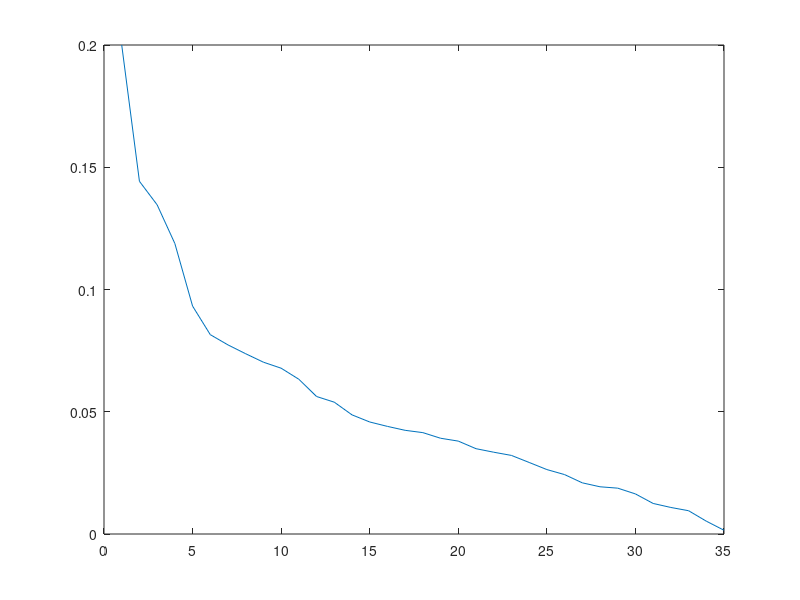

This chart was generated by the following MATLAB code: (Note: this script raises an error after producing the figure.)
function Validator()
    
   M = load('dati.mat'); 
   Numeric = [M.VarName11 M.VarName14 M.VarName15 M.VarName2 M.VarName3 M.VarName8];
   oh_b = oneHotEncoding(M.b);
   oh_f = oneHotEncoding(M.f);
   oh_g = oneHotEncoding(M.g);
   oh_g1 = oneHotEncoding(M.g1);
   oh_t = oneHotEncoding(M.t);
   oh_t1 = oneHotEncoding(M.t1);
   oh_u = oneHotEncoding(M.u);
   oh_v = oneHotEncoding(M.v);
   oh_w = oneHotEncoding(M.w);
   
   designMatrix = [Numeric, oh_b, oh_f, oh_g, oh_g1, oh_t, oh_t1, oh_u, oh_v, oh_w];
   designMatrix = standardize(designMatrix);
   stdY = editY(M.VarName16);
   
   samples = size(designMatrix, 1);
   perm = randperm(samples);
   designMatrix = designMatrix(perm, :);
   stdY = stdY(perm, :);
   
   nonTestSamples = int64(samples*0.8);
   testSamples = samples - nonTestSamples;
   
   testMatrix = designMatrix(nonTestSamples:end, :);
   designMatrix = designMatrix(1:nonTestSamples, :);
   testY = stdY(nonTestSamples:end, :);
   stdY = stdY(1:nonTestSamples, :);
   
   % Principal Component Analysis
   [coeff, newDesignMatrix, pcVariance] = pca(designMatrix);
   
   pcVariance = pcVariance ./ (pcVariance(1, 1)*5);
   
   plot(1:size(pcVariance), pcVariance)
   hold on
   
   errRates = zeros(16, 7, 5);
   
   for c=34:34
   %scatter( [20     24      25      26      27      28      29      30      31      32      33      34      35      46], ...
   %         [0.1270 0.1224  0.1179  0.1179  0.1163  0.1149  0.1195  0.1193  0.1178  0.1178  0.1162  0.1194  0.1194  0.1210])
   %set(gca,'XTick',1:size(pcVariance));
   
   %hold off
   %figure
   
   %gscatter(newDesignMatrix(:, 1), newDesignMatrix(:, 2), stdY, 'rb','..', 7, 'off')
   
    sprintf('c ha il valore %d\n', c)
   
    designMatrix = newDesignMatrix(:, 1:c);
    
    for j=1:5
        errRates(c-19, 1, j) = DLDA(designMatrix, stdY);
        scatter(ones(5, 1).*c, errRates(c-19, 1, :))
        
        errRates(c-19, 2, j) = LDA(designMatrix, stdY);
        scatter(ones(5, 1).*c, errRates(c-19, 2, :))
        
        errRates(c-19, 3, j) = QDA(designMatrix, stdY);
        scatter(ones(5, 1).*c, errRates(c-19, 3, :))
        
        errRates(c-19, 4, j) = LLogReg(designMatrix, stdY);
        scatter(ones(5, 1).*c, errRates(c-19, 4, :))
        
        errRates(c-19, 5, j) = QLogReg(designMatrix, stdY);
        scatter(ones(5, 1).*c, errRates(c-19, 5, :))
        
        errRates(c-19, 6, j) = LLogRegReg(designMatrix, stdY);
        scatter(ones(5, 1).*c, errRates(c-19, 6, :))
        
        errRates(c-19, 7, j) = QLogRegReg(designMatrix, stdY);
        scatter(ones(5, 1).*c, errRates(c-19, 7, :))
        
    end
    
    set(gca,'XTick',1:size(pcVariance));
    hold on
    
   end

   figure
   
   % 20 -> 0.1270
   % 24 -> 0.1224
   % 25 -> 0.1179 0.1129
   % 26 -> 0.1179
   % 27 -> 0.1163
   % 28 -> 0.1149
   % 29 -> 0.1195
   % 30 -> 0.1193
   % 31 -> 0.1178
   % 32 -> 0.1178
   % 33 -> 0.1162
   % 34 -> 0.1194
   % 35 -> 0.1194
   % without pca -> 0.1210 0.1072
   % designMatrix = newDesignMatrix(:, 1:25);
   
   
   
   [~, features] = size(designMatrix);
   
   numFeatures = 5;
   padding = 0.5;
   margin = 0.005;
   pointSize = 3;
   f = 0;
   
   for i=1:numFeatures
        for j=1:numFeatures
            subplot('Position', [(i-1)/numFeatures+margin 1-(j)/numFeatures+margin 1/numFeatures-2*margin 1/numFeatures-2*margin])
            if(i == j)
                gscatter([-900 800]', [800 -400], [0 1], 'gb', '..', pointSize, 'off')
            else
                gscatter(designMatrix(:,i+f), designMatrix(:,j+f), stdY, 'rb','..', pointSize, 'off')
            end
            axis([min(designMatrix(:, i+f))-padding max(designMatrix(:,i+f))+padding min(designMatrix(:, j+f))-padding max(designMatrix(:,j+f))+padding])
            set(gca,'YTick',[]);
            set(gca,'XTick',[]);
            
            %title(sprintf('%d -- %d', i,j))
        end
   end
   
   %return
   
   %{
   for i=1:6
        scatter(stdNumeric(:, i), stdY)
        title(sprintf('Feature %d', i))
        figure
   end
   %}
   
   % trainingSize = 550
   
   % trainingX = designMatrix(1:trainingSize, :);
   % trainingY = stdY(1:trainingSize);
   % testX = designMatrix(trainingSize:end, :);
   % testY = stdY(trainingSize:end);
   
   % model = logregFit(trainingX, trainingY);
   % [yhat, prob] = logregPredict(model, testX);
   % errRateLogReg = 1 - (sum(yhat == testY)/rows(testY))
   
   % using 10-fold cross validation
   %}
   
    
   %{
   trainingSize = 550;
   
   trainingX = designMatrix2(1:trainingSize, :);
   trainingY = stdY(1:trainingSize);
   testX = designMatrix2(trainingSize:end, :);
   testY = stdY(trainingSize:end);
   
   logReg(trainingX, trainingY, testX, testY, 15.22);   
   %}
end


function errRate = DLDA(designMatrix, stdY)
    
   % -------- Linear Discriminant Analysis --------------------------------
   
   result = fitcdiscr(designMatrix, stdY, 'DiscrimType', 'diagLinear');
   ee = crossval(result);
   allDLDA = kfoldLoss(ee, 'mode', 'individual', 'folds', 5);
   avgDLDA = mean(allDLDA);
   
   disp('-------- Diagonal Linear Discriminant Analysis --------------------------------');
   fprintf('\n\terror rate:\t%f\n\n',avgDLDA);
   fprintf('----------------------------------------------------------------------\n\n');
   
   errRate = avgDLDA;
   
   % ----------------------------------------------------------------------
end


function errRate = LDA(designMatrix, stdY)

   % -------- Linear Discriminant Analysis --------------------------------
   
   result = fitcdiscr(designMatrix, stdY);
   ee = crossval(result);
   allLDA = kfoldLoss(ee, 'mode', 'individual', 'folds', 5);
   avgLDA = mean(allLDA);
   
   disp('-------- Linear Discriminant Analysis --------------------------------');
   fprintf('\n\terror rate:\t%f\n\n',avgLDA);
   fprintf('----------------------------------------------------------------------\n\n');
   
   errRate = avgLDA;
   
   % ----------------------------------------------------------------------

end

function errRate = QDA(designMatrix, stdY) 

   % -------- Quadratic Discriminant Analysis -----------------------------
   
   % pseudoQuadratic poich? tutte le istanze che per y hanno '-', per la
   % feature g hanno un valore diverso da gg, dunque la varianza di tale
   % insieme ? nulla
   result = fitcdiscr(designMatrix, stdY, 'DiscrimType', 'pseudoQuadratic');
   ee = crossval(result);
   allQDA = kfoldLoss(ee, 'mode', 'individual', 'folds', 5);
   avgQDA = mean(allQDA);
   
   disp('-------- Quadratic Discriminant Analysis -----------------------------');
   fprintf('\n\terror rate:\t%f\n\n',avgQDA);
   fprintf('----------------------------------------------------------------------\n\n');
   
   errRate = avgQDA;
   
   % ----------------------------------------------------------------------
end

function errRate = LLogReg(designMatrix, stdY)
    % -------- Logistic Regression with Linear Decision Boundary -----------
   
  LOGREG = @(XTRAIN, YTRAIN, XTEST, YTEST) logReg(XTRAIN, YTRAIN, XTEST, YTEST, 0);
   
   allLogReg = crossval(LOGREG, designMatrix, stdY, 'kfold', 5);
   avgLogReg = mean(allLogReg);
   
   disp('-------- Logistic Regression with Linear Decision Boundary -----------');
   fprintf('\n\terror rate:\t%f\n\n',avgLogReg);
   fprintf('----------------------------------------------------------------------\n\n');
   
   errRate = avgLogReg;
   
   % ----------------------------------------------------------------------
end

function quadMatrix = quad(designMatrix)
    designMatrix2 = designMatrix;
    
   [~, features] = size(designMatrix);
   
    for i=1:features
       col = designMatrix(:, i);
       matr = col(:, ones(1, features-i+1));
       quadMatrix = designMatrix(:, i:features).*matr;
       designMatrix2 = [designMatrix2, quadMatrix];
    end
    
    quadMatrix = designMatrix2;
end

function errRate =  QLogReg(designMatrix, stdY)

   % -------- Logistic Regression with Quadratic Decision Boundary --------
   
  LOGREG = @(XTRAIN, YTRAIN, XTEST, YTEST) logReg(XTRAIN, YTRAIN, XTEST, YTEST, 0);
   
   designMatrix2 = quad(designMatrix);
   
   allLogReg2 = crossval(LOGREG, designMatrix2, stdY, 'kfold', 5);
   avgLogReg2 = mean(allLogReg2);
   
   disp('-------- Logistic Regression with Quadratic Decision Boundary --------');
   fprintf('\n\terror rate:\t%f\n\n',avgLogReg2);
   fprintf('----------------------------------------------------------------------\n\n');
   
   errRate = avgLogReg2;
   
   % ----------------------------------------------------------------------

end

function errRate = LLogRegReg(designMatrix, stdY)


   % Logistic Regression with Linear Decision Boundary and Regularization -
   
   ls = linspace(0,20,500);
   best = 0;
   avgLogRegR = 1;
   for i=1:500
       
       logRegLambda = @(XTRAIN, YTRAIN, XTEST, YTEST) logReg(XTRAIN, YTRAIN, XTEST, YTEST, ls(i));
   
       allLogRegR = crossval(logRegLambda, designMatrix, stdY, 'kfold', 5);
       cvL = mean(allLogRegR);
       
       %cvL = cvLambda(designMatrix, stdY, ls(i));
       if(cvL < avgLogRegR)
           best = ls(i);
           avgLogRegR = cvL;
       end
   end
   
   errRate = avgLogRegR;
   % ----------------------------------------------------------------------

end

function errRate = QLogRegReg(designMatrix, stdY)
   
   % Logistic Regression with Quadratic Decision Boundary and Regularization
   
   designMatrix2 = quad(designMatrix);
   
   ls = linspace(15,17,10);
   best = 0;
   avgLogRegR = 1;
   for i=1:10
       
       logRegLambda = @(XTRAIN, YTRAIN, XTEST, YTEST) logReg(XTRAIN, YTRAIN, XTEST, YTEST, ls(i));
   
       allLogRegR = crossval(logRegLambda, designMatrix2, stdY, 'kfold', 5);
       cvL = mean(allLogRegR);
       
       %cvL = cvLambda(designMatrix, stdY, ls(i));
       if(cvL < avgLogRegR)
           best = ls(i);
           avgLogRegR = cvL;
       end
   end
   
   errRate = avgLogRegR;
   
   % ----------------------------------------------------------------------

end

function errRate = logReg(trainingX, trainingY, testX, testY, lambda)
    
   model = logregFit(trainingX, trainingY, 'regType', 'L2', 'lambda', lambda);
   [yhat, prob] = logregPredict(model, testX);
   errRate = 1 - (sum(yhat == testY)/rows(testY));
   
end

function errRate = cvLambda(X,Y,lambda) 
    % partition data into 10 folds
    K = 10;
    cv = cvpartition(numel(Y), 'kfold',K);

    err = zeros(K,1);
    for k=1:K
        % training/testing indices for this fold
        trainIdx = cv.training(k);
        testIdx = cv.test(k);

        trainingX = X(trainIdx,:);
        trainingY = Y(trainIdx,:);
        testX = X(testIdx,:);
        testY = Y(testIdx,:);
        
        model = logregFit(trainingX, trainingY, 'regType', 'L2', 'lambda', lambda);
        [yhat, prob] = logregPredict(model, testX);
        err(k) = 1 - (sum(yhat == testY)/rows(testY));
    end

    % average errRate across k-folds
    errRate = mean((err));
end

function [stdMatrix] = standardize(X)
    
    mu = mean(X);              % returns a row vector
    sigma = std(X);            % returns a row vector
    m = size(X, 1);            % returns the number of rows in X
    mu_matrix = ones(m, 1) * mu;  
    sigma_matrix = ones(m, 1) * sigma;
    stdMatrix = X;
    stdMatrix = bsxfun(@minus, stdMatrix, mu_matrix);
    stdMatrix = bsxfun(@rdivide, stdMatrix, sigma_matrix);
end

function [new_y] = editY(Y)
    
    new_y = [];
    Y = cell2mat(Y);
    new_y = Y == '+';
end

function vEnc = toNumber(V) 
    X = unique(V);
    [~, vEnc] = ismember(V, X); %per ogni elemento, mi prendo l'indice.
end

function vEnc = oneHotEncoding(V)

    X = unique(V);
    [~, loc] = ismember(V, X); %per ogni elemento, mi prendo l'indice.
    vEnc = double(loc == 1:size(X));
end
